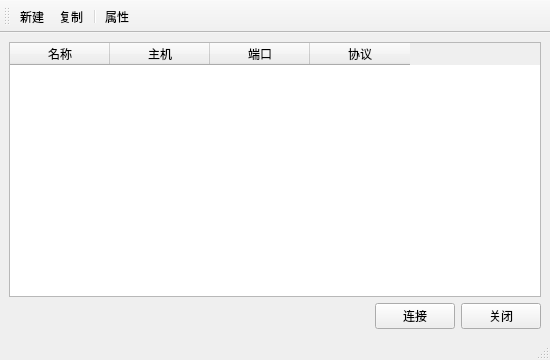
<?xml version="1.0" encoding="UTF-8"?>
<ui version="4.0">
 <class>AllSessionDialog</class>
 <widget class="QMainWindow" name="AllSessionDialog">
  <property name="windowModality">
   <enum>Qt::WindowModal</enum>
  </property>
  <property name="geometry">
   <rect>
    <x>0</x>
    <y>0</y>
    <width>550</width>
    <height>360</height>
   </rect>
  </property>
  <property name="windowTitle">
   <string>会话</string>
  </property>
  <property name="windowIcon">
   <iconset resource="res.qrc">
    <normaloff>:/res/console/icon_session.ico</normaloff>:/res/console/icon_session.ico</iconset>
  </property>
  <widget class="QWidget" name="centralwidget">
   <layout class="QVBoxLayout" name="verticalLayout">
    <item>
     <widget class="QTableWidget" name="tbl_sessions">
      <property name="selectionMode">
       <enum>QAbstractItemView::SingleSelection</enum>
      </property>
      <property name="selectionBehavior">
       <enum>QAbstractItemView::SelectRows</enum>
      </property>
      <column>
       <property name="text">
        <string>名称</string>
       </property>
      </column>
      <column>
       <property name="text">
        <string>主机</string>
       </property>
      </column>
      <column>
       <property name="text">
        <string>端口</string>
       </property>
      </column>
      <column>
       <property name="text">
        <string>协议</string>
       </property>
      </column>
     </widget>
    </item>
    <item>
     <layout class="QHBoxLayout" name="horizontalLayout">
      <item>
       <widget class="QWidget" name="widget" native="true"/>
      </item>
      <item>
       <widget class="QPushButton" name="btn_connect">
        <property name="sizePolicy">
         <sizepolicy hsizetype="Fixed" vsizetype="Fixed">
          <horstretch>0</horstretch>
          <verstretch>0</verstretch>
         </sizepolicy>
        </property>
        <property name="text">
         <string>连接</string>
        </property>
       </widget>
      </item>
      <item>
       <widget class="QPushButton" name="btn_close">
        <property name="sizePolicy">
         <sizepolicy hsizetype="Fixed" vsizetype="Fixed">
          <horstretch>0</horstretch>
          <verstretch>0</verstretch>
         </sizepolicy>
        </property>
        <property name="text">
         <string>关闭</string>
        </property>
       </widget>
      </item>
     </layout>
    </item>
   </layout>
  </widget>
  <widget class="QStatusBar" name="statusbar"/>
  <widget class="QMenuBar" name="menubar">
   <property name="geometry">
    <rect>
     <x>0</x>
     <y>0</y>
     <width>550</width>
     <height>23</height>
    </rect>
   </property>
  </widget>
  <widget class="QToolBar" name="toolBar">
   <property name="windowTitle">
    <string>toolBar</string>
   </property>
   <property name="toolButtonStyle">
    <enum>Qt::ToolButtonTextBesideIcon</enum>
   </property>
   <attribute name="toolBarArea">
    <enum>TopToolBarArea</enum>
   </attribute>
   <attribute name="toolBarBreak">
    <bool>false</bool>
   </attribute>
   <addaction name="act_create"/>
   <addaction name="act_copy"/>
   <addaction name="separator"/>
   <addaction name="act_attribute"/>
  </widget>
  <action name="act_create">
   <property name="icon">
    <iconset resource="res.qrc">
     <normaloff>:/res/console/icon_create.ico</normaloff>:/res/console/icon_create.ico</iconset>
   </property>
   <property name="text">
    <string>新建</string>
   </property>
  </action>
  <action name="act_copy">
   <property name="icon">
    <iconset resource="res.qrc">
     <normaloff>:/res/console/icon_copy.ico</normaloff>:/res/console/icon_copy.ico</iconset>
   </property>
   <property name="text">
    <string>复制</string>
   </property>
  </action>
  <action name="act_attribute">
   <property name="icon">
    <iconset resource="res.qrc">
     <normaloff>:/res/console/icon_attribute.ico</normaloff>:/res/console/icon_attribute.ico</iconset>
   </property>
   <property name="text">
    <string>属性</string>
   </property>
  </action>
 </widget>
 <resources>
  <include location="res.qrc"/>
 </resources>
 <connections/>
</ui>
